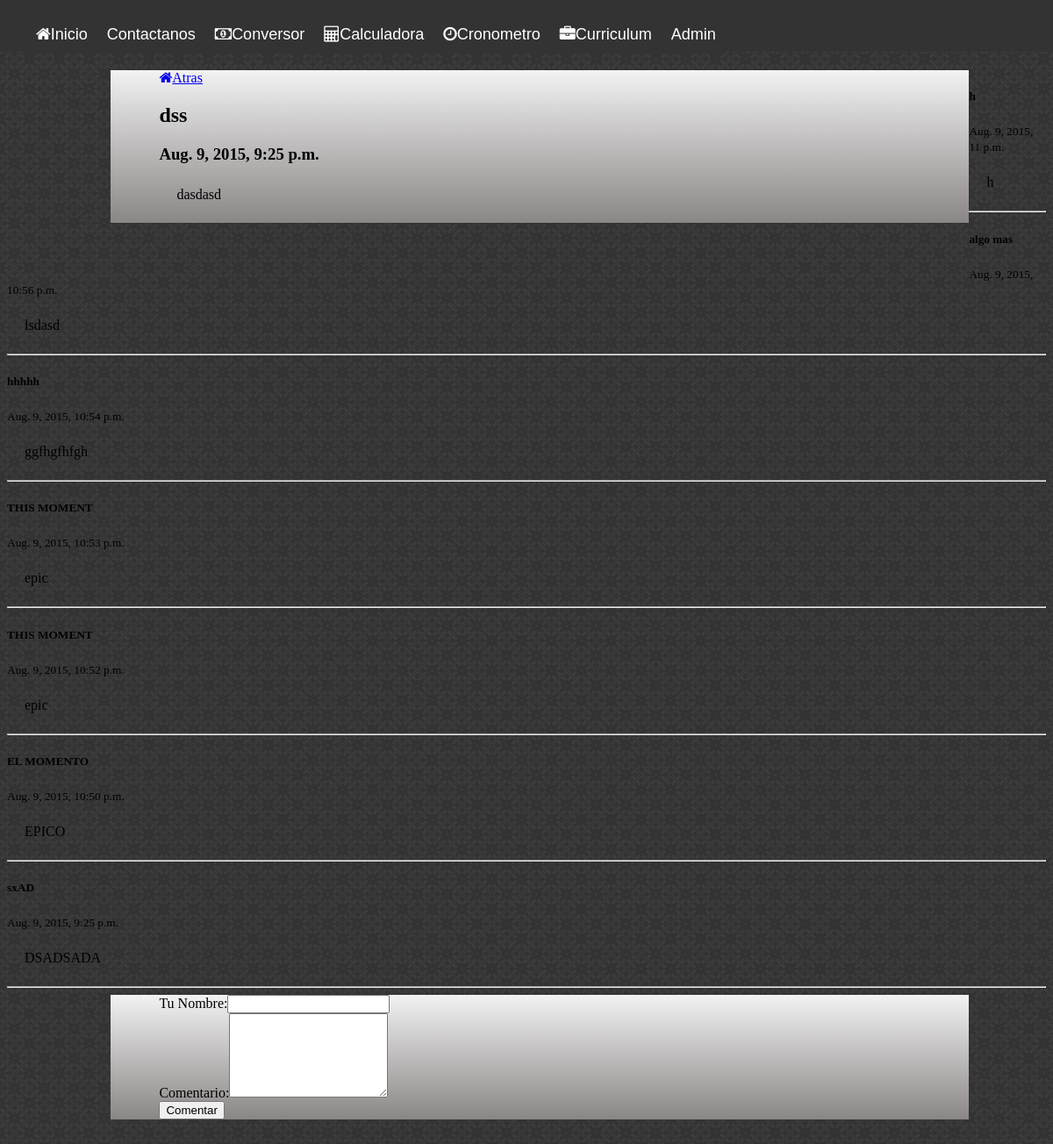
Page /ver_post/2/ on the committed database.
### blog/models.py (models this page shows, shortened)
class Entrada(models.Model):
	class Meta:
		verbose_name = "Mi Entrada"
		verbose_name_plural = "Todas mis entradas"
		ordering=['-fecha']
	titulo = models.CharField(u'Título', max_length=100)
	fecha = models.DateTimeField(u'Fecha del Post',auto_now_add=True)
	resumen= models.CharField(u'Resumen',max_length=512)
	contenido = models.TextField(u'Contenido')

class Mensajes(models.Model):
	class Meta:
		verbose_name = "Mensaje"
		verbose_name_plural = "Todos los mensajes"
		ordering=['-fecha']
	nombre= models.CharField(u'Nombre', max_length=70)
	fecha = models.DateTimeField(u'Fecha del comentario',auto_now_add=True)
	published = models.BooleanField(u'Publicado?', default=True)
	mensaje= models.TextField(u'Mensaje')
	published_in = models.ForeignKey(Entrada)

### blog/views.py (the view)
# urls.py: url(r'^ver_post/(?P<id_post>[0-9]+)/$', 'blog.views.ver_post', name='vermipost'),
def ver_post(request, id_post):
	context = RequestContext(request)
	mi_post = Entrada.objects.get(id=id_post)
	mensajes = Mensajes.objects.filter(published_in = mi_post, published = True)
	return render_to_response('post.html', {'post':mi_post,'mensajes':mensajes},context)

### blog/templates/post.html (shortened to what this page needs)
{% extends 'base.html' %}
{% load staticfiles %}
{% block content %}
	<br>
	<br>
	<br>
	<br>
<div class="content">
<article>
	<a href="{% url 'app_blog:home' %}"><i class="fa fa-home"></i>Atras</a>
	<h2 class="section-heading">{{post.titulo}}</h2>
	<h3 class="section-heading">{{post.fecha}}</h3>
	<p>{{post.contenido}} </p>
</article>
</div>
 <div id="mensajes">
                {% for comentario in mensajes %}
                <h5>{{comentario.nombre}}</h5>
                <small>{{comentario.fecha}}</small>
                <p>{{comentario.mensaje}}</p>
                <hr>
                {% endfor %}
    </div>
<div class="content">
<div><label>Tu Nombre:</label><input type='text' id="nombre" value=''></div>
<div><label>Comentario:</label><textarea rows='6' id="comentario"></textarea></div>
<input type="button" id="send" value="Comentar" />
</div>
{% endblock %}

### blog/templates/base.html (shortened to what this page needs)
<!DOCTYPE html>
{% load staticfiles %}
<html>
<head>
	<link href="http://maxcdn.bootstrapcdn.com/font-awesome/4.1.0/css/font-awesome.min.css" rel="stylesheet" type="text/css">
	<link rel="stylesheet" href="{% static 'css/Style.css' %}"type="text/css">
	<link rel="stylesheet" href="{% static 'css/StyleCalculadora.css' %}"type="text/css">
	<link rel="stylesheet" href="{% static 'css/StyleCambioMoneda.css' %}"type="text/css">
	<link rel="stylesheet" href="{% static 'css/StyleCronómetro.css' %}"type="text/css">
            <ul class="topMenu">
				<li>
				    <a href="{% url 'app_blog:home' %}"><i class="fa fa-home"></i>Inicio</a>
				</li>
				<li>
				    <a href="{% url 'app_blog:contacto' %}"></i>Contactanos</a>
				</li>
				<li>
				    <a href="{% url 'app_blog:conversor' %}"><i class="fa fa-money"></i>Conversor</a>
				</li>
				<li>
				    <a href="{% url 'app_blog:calcu' %}"><i class="fa fa-calculator"></i>Calculadora</a>
				</li>
				<li>
				    <a href="{% url 'app_blog:crono' %}"><i class="fa fa-clock-o"></i>Cronometro</a>
				</li>
				<li>
				    <a href="{% url 'app_blog:curriculum' %}"><i class="fa fa-briefcase"></i>Curriculum</a>
				</li>
				<li>
				    <a href="{% url 'admin:index' %}">Admin</a>
				</li>
			</ul>
</head>
<div class="container">
{% block content %}
{% endblock %}
</div>
</body>
</html>

### blog/static/css/Style.css (style rules this page uses)
.content { background:-webkit-linear-gradient(#F2F2F2, #8A8685); background:-moz-linear-gradient(#F2F2F2, #8A8685); background:linear-gradient(#F2F2F2, #8A8685) z-index:2; width: 75%; float:left; margin-left:10%; padding-left: 55px; padding-right: 35px; margin-bottom: 50px; }
.topMenu { z-index: 2; position: absolute; padding:10px; position: fixed; margin-top: 0; margin-left:1%; }
.topMenu li { display:inline; }
.topMenu li a { font-family:arial; font-size:18px; text-decoration:none; float:left; padding:11px; background: #333333; color:#ffffff; }
p { text-indent: 20px; border-radius: 3px; line-height: 200%; }

### rows in the picture
Entrada: titulo "dss", fecha "Aug. 9, 2015, 9:25 p.m.", contenido "dasdasd"
Mensajes: nombre "h", fecha "Aug. 9, 2015, 11 p.m.", mensaje "h"
Mensajes: nombre "algo mas", fecha "Aug. 9, 2015, 10:56 p.m.", mensaje "lsdasd"
Mensajes: nombre "hhhhh", fecha "Aug. 9, 2015, 10:54 p.m.", mensaje "ggfhgfhfgh"
Mensajes: nombre "THIS MOMENT", fecha "Aug. 9, 2015, 10:53 p.m.", mensaje "epic"
Mensajes: nombre "THIS MOMENT", fecha "Aug. 9, 2015, 10:52 p.m.", mensaje "epic"
Mensajes: nombre "EL MOMENTO", fecha "Aug. 9, 2015, 10:50 p.m.", mensaje "EPICO"
Mensajes: nombre "sxAD", fecha "Aug. 9, 2015, 9:25 p.m.", mensaje "DSADSADA"
